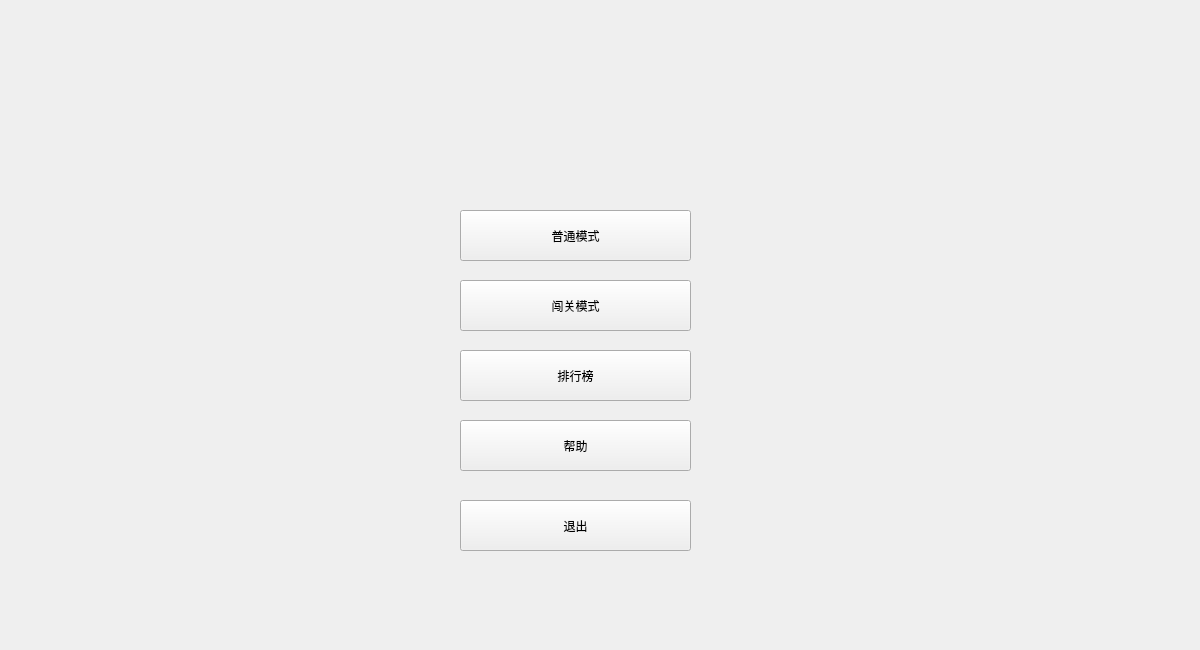
<?xml version="1.0" encoding="UTF-8"?>
<ui version="4.0">
 <class>MainWindow</class>
 <widget class="QMainWindow" name="MainWindow">
  <property name="geometry">
   <rect>
    <x>0</x>
    <y>0</y>
    <width>1200</width>
    <height>650</height>
   </rect>
  </property>
  <property name="windowTitle">
   <string>MainWindow</string>
  </property>
  <widget class="QWidget" name="centralwidget">
   <widget class="QPushButton" name="QBtnCommon">
    <property name="geometry">
     <rect>
      <x>460</x>
      <y>210</y>
      <width>231</width>
      <height>51</height>
     </rect>
    </property>
    <property name="text">
     <string>普通模式</string>
    </property>
   </widget>
   <widget class="QPushButton" name="QBtnLevels">
    <property name="geometry">
     <rect>
      <x>460</x>
      <y>280</y>
      <width>231</width>
      <height>51</height>
     </rect>
    </property>
    <property name="text">
     <string>闯关模式</string>
    </property>
   </widget>
   <widget class="QPushButton" name="QBtnHelp">
    <property name="geometry">
     <rect>
      <x>460</x>
      <y>420</y>
      <width>231</width>
      <height>51</height>
     </rect>
    </property>
    <property name="text">
     <string>帮助</string>
    </property>
   </widget>
   <widget class="QPushButton" name="QBtnExit">
    <property name="geometry">
     <rect>
      <x>460</x>
      <y>500</y>
      <width>231</width>
      <height>51</height>
     </rect>
    </property>
    <property name="text">
     <string>退出</string>
    </property>
   </widget>
   <widget class="QPushButton" name="pushButton">
    <property name="geometry">
     <rect>
      <x>460</x>
      <y>350</y>
      <width>231</width>
      <height>51</height>
     </rect>
    </property>
    <property name="text">
     <string>排行榜</string>
    </property>
   </widget>
   <zorder>QBtnLevels</zorder>
   <zorder>QBtnHelp</zorder>
   <zorder>QBtnExit</zorder>
   <zorder>QBtnCommon</zorder>
   <zorder>pushButton</zorder>
  </widget>
  <widget class="QMenuBar" name="menubar">
   <property name="geometry">
    <rect>
     <x>0</x>
     <y>0</y>
     <width>1200</width>
     <height>26</height>
    </rect>
   </property>
  </widget>
 </widget>
 <resources/>
 <connections/>
</ui>
